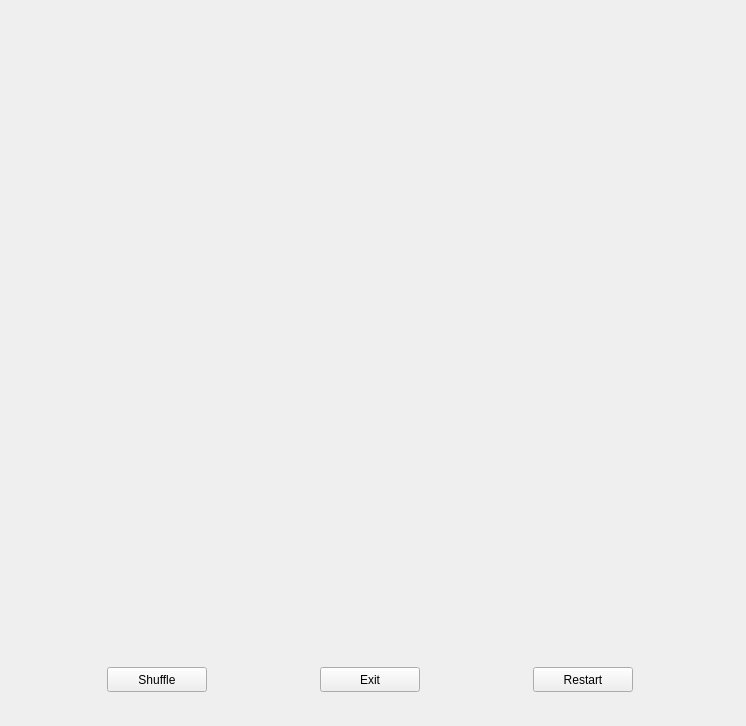
<?xml version="1.0" encoding="UTF-8"?>
<ui version="4.0">
 <class>GameWindow</class>
 <widget class="QWidget" name="GameWindow">
  <property name="geometry">
   <rect>
    <x>0</x>
    <y>0</y>
    <width>746</width>
    <height>726</height>
   </rect>
  </property>
  <property name="windowTitle">
   <string>Form</string>
  </property>
  <widget class="QWidget" name="horizontalLayoutWidget">
   <property name="geometry">
    <rect>
     <x>0</x>
     <y>640</y>
     <width>741</width>
     <height>80</height>
    </rect>
   </property>
   <layout class="QHBoxLayout" name="horizontalLayout">
    <item>
     <widget class="QPushButton" name="shuffleButton">
      <property name="maximumSize">
       <size>
        <width>100</width>
        <height>25</height>
       </size>
      </property>
      <property name="text">
       <string>Shuffle</string>
      </property>
     </widget>
    </item>
    <item>
     <widget class="QPushButton" name="exitButton">
      <property name="maximumSize">
       <size>
        <width>100</width>
        <height>25</height>
       </size>
      </property>
      <property name="text">
       <string>Exit</string>
      </property>
     </widget>
    </item>
    <item>
     <widget class="QPushButton" name="restartButton">
      <property name="maximumSize">
       <size>
        <width>100</width>
        <height>25</height>
       </size>
      </property>
      <property name="text">
       <string>Restart</string>
      </property>
     </widget>
    </item>
   </layout>
  </widget>
 </widget>
 <resources/>
 <connections/>
</ui>
